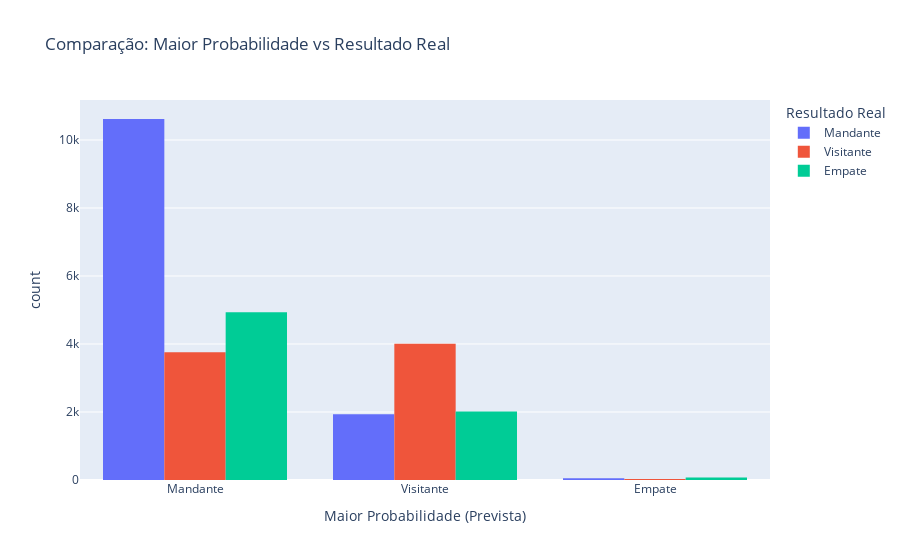

Notebook cell for this chart:
### Code cell
def maior_probabilidade(row):
    if row["Probabilidade Mandante (%)"] > max(row["Probabilidade Visitante (%)"], row["Probabilidade Empate (%)"]):
        return "Mandante"
    elif row["Probabilidade Visitante (%)"] > max(row["Probabilidade Mandante (%)"], row["Probabilidade Empate (%)"]):
        return "Visitante"
    else:
        return "Empate"

tabela["Maior Probabilidade"] = tabela.apply(maior_probabilidade, axis=1)

resultado_map = {1: "Mandante", 2: "Visitante", 0: "Empate"}
tabela["Resultado Real"] = tabela["Gangnant"].map(resultado_map)

import plotly.express as px

grafico_comparacao = px.histogram(
    tabela,
    x="Maior Probabilidade",
    color="Resultado Real",
    barmode="group",
    title="Comparação: Maior Probabilidade vs Resultado Real",
    labels={
        "Maior Probabilidade": "Maior Probabilidade (Prevista)",
        "Resultado Real": "Resultado Real"
    }
)
tabela["Acerto"] = tabela["Maior Probabilidade"] == tabela["Resultado Real"]
porcentagem_acerto = tabela["Acerto"].mean() * 100
erros = tabela[tabela["Acerto"] == False]

erros["Erro"] = erros["Maior Probabilidade"] + " → " + erros["Resultado Real"]

media_erros = erros["Erro"].value_counts(normalize=True) * 100

print("Distribuição dos erros (em porcentagem):")
print(media_erros.round(2))
print(f"Porcentagem de acerto da maior probabilidade com o resultado real: {porcentagem_acerto:.2f}%")
grafico_comparacao.show()

### Figure 1 — Plotly figure (JSON) as saved in the notebook; plotly's stock layout.template omitted (floating-point values rounded to 4 significant figures; data arrays with more than 128 entries replaced by an {"elided": "..."} marker saying what was removed)
{"data": [{"alignmentgroup": "True", "bingroup": "x", "hovertemplate": "Resultado Real=Mandante<br>Maior Probabilidade (Prevista)=%{x}<br>count=%{y}<extra></extra>", "legendgroup": "Mandante", "marker": {"color": "#636efa", "pattern": {"shape": ""}}, "name": "Mandante", "offsetgroup": "Mandante", "orientation": "v", "showlegend": true, "type": "histogram", "x": {"elided": "12603 str values"}, "xaxis": "x", "yaxis": "y"}, {"alignmentgroup": "True", "bingroup": "x", "hovertemplate": "Resultado Real=Visitante<br>Maior Probabilidade (Prevista)=%{x}<br>count=%{y}<extra></extra>", "legendgroup": "Visitante", "marker": {"color": "#EF553B", "pattern": {"shape": ""}}, "name": "Visitante", "offsetgroup": "Visitante", "orientation": "v", "showlegend": true, "type": "histogram", "x": {"elided": "7794 str values"}, "xaxis": "x", "yaxis": "y"}, {"alignmentgroup": "True", "bingroup": "x", "hovertemplate": "Resultado Real=Empate<br>Maior Probabilidade (Prevista)=%{x}<br>count=%{y}<extra></extra>", "legendgroup": "Empate", "marker": {"color": "#00cc96", "pattern": {"shape": ""}}, "name": "Empate", "offsetgroup": "Empate", "orientation": "v", "showlegend": true, "type": "histogram", "x": {"elided": "7026 str values"}, "xaxis": "x", "yaxis": "y"}], "layout": {"barmode": "group", "legend": {"title": {"text": "Resultado Real"}, "tracegroupgap": 0}, "title": {"text": "Comparação: Maior Probabilidade vs Resultado Real"}, "xaxis": {"anchor": "y", "domain": [0, 1], "title": {"text": "Maior Probabilidade (Prevista)"}}, "yaxis": {"anchor": "x", "domain": [0, 1], "title": {"text": "count"}}}}
